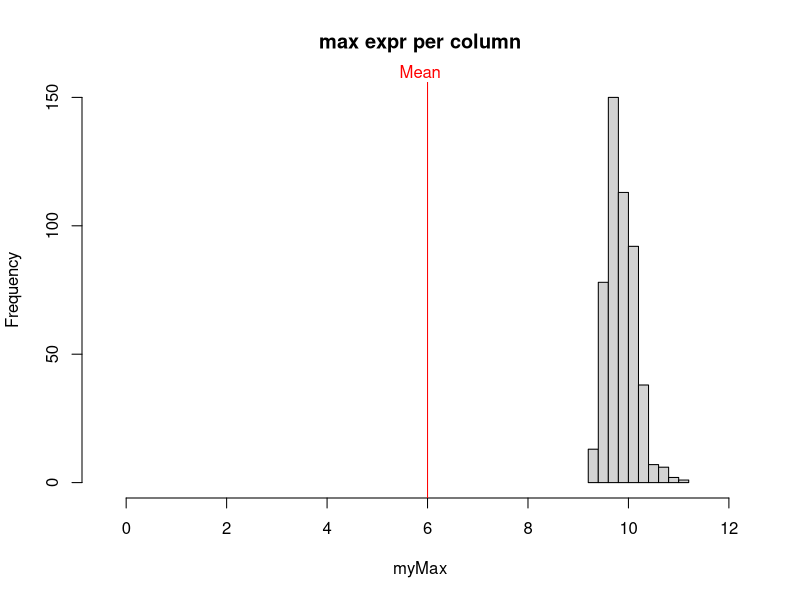
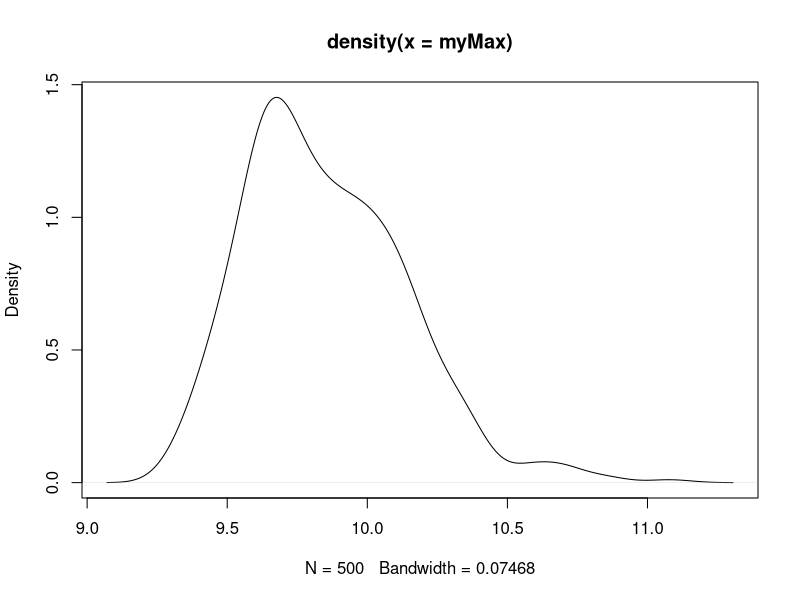
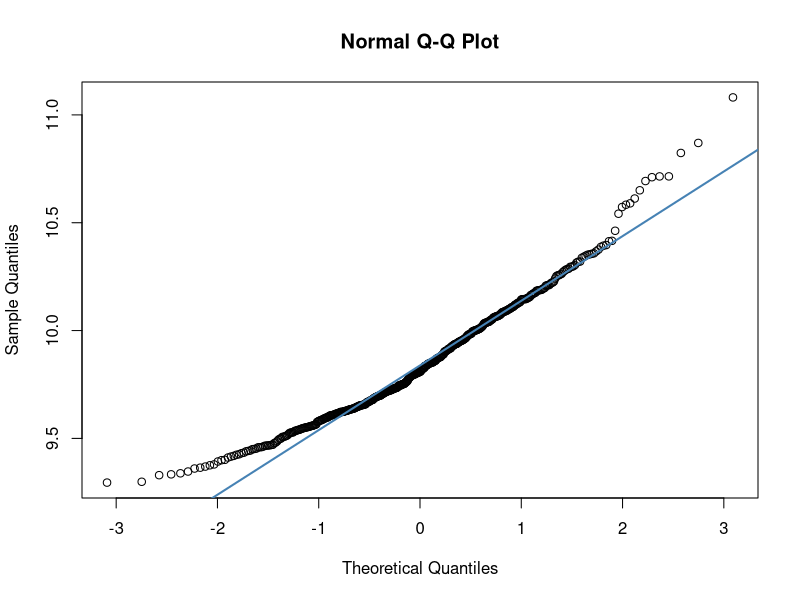
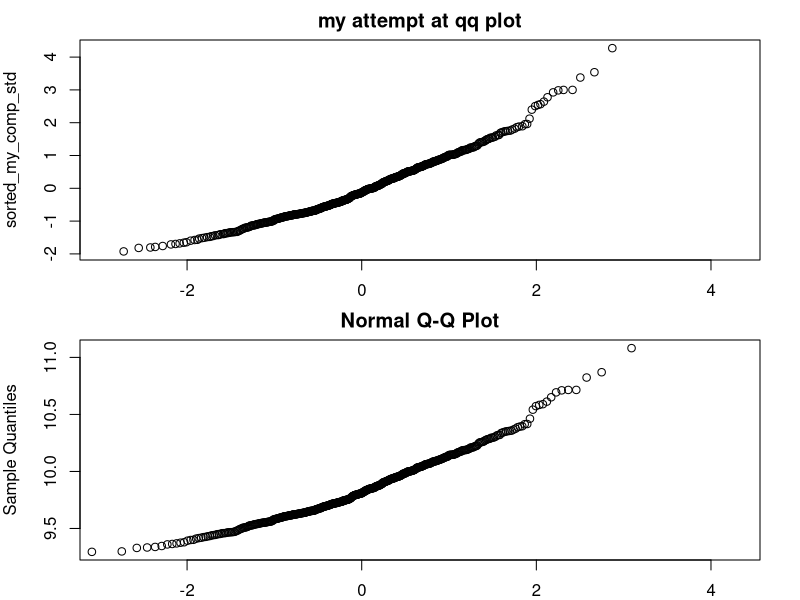

The R script that drew these images, in order:
## ---- chunk 1
library(knitr)
opts_chunk$set(fig.width=5, fig.height=5, fig.path='RmdFigs/', dpi=72,
               warning=FALSE, message=FALSE, prompt=TRUE, cache=FALSE)
set.seed(53079239)
## ---- chunk 2
genes <- 10000 #rows
samples <- 500 #columns

myDistr <- rnorm(genes*samples, 6, 1)
dim(myDistr) <- c(genes, samples)
## ---- chunk 3
myMax <- apply(myDistr, 2, max)
hist(myMax, main = "max expr per column", xlim = c(min(myDistr)-1, max(myDistr)+1))
myMean <- mean(myDistr)
abline(v = myMean, col = "red")
mtext("Mean", side = 3, col = "red", line = 0, outer=FALSE)
## ---- chunk 4
dens <- density(myMax)
plot(dens)
## ---- chunk 5
qqnorm(myMax)
qqline(myMax, col="steelblue", lw=2)
## ---- chunk 6
std_comp <- sd(myMax)
mean_comp <- mean(myMax)

sorted_my_comp <- sort(myMax, decreasing=FALSE)
sorted_my_comp_std <- (sorted_my_comp-mean_comp)/std_comp 

my_std2 <- quantile(rnorm(10000), prob=seq(0,1,1/(length(myMax)))) 

par(mar=c(2, 4, 2, 2))
par(mfrow=c(2,1))
plot(x=my_std2[1:(length(my_std2))-1], y=sorted_my_comp_std, main="my attempt at qq plot", xlim=c(min(sorted_my_comp_std)-1, max(sorted_my_comp_std)), xlab="")

qqnorm(myMax, xlim=c(min(sorted_my_comp_std)-1, max(sorted_my_comp_std)))
## ---- chunk 7
sessionInfo()
